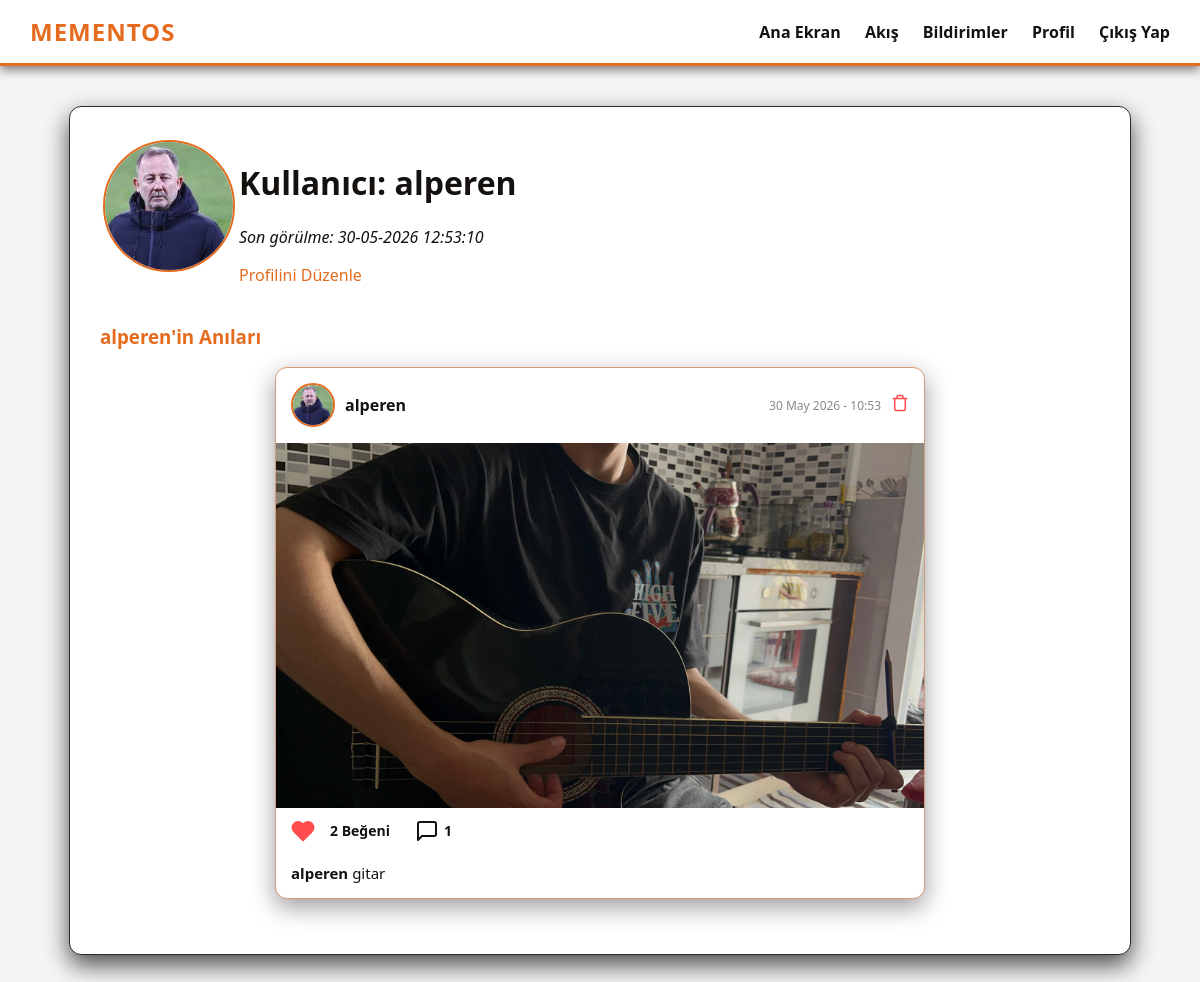
Screenshot of /user/alperen (signed in) with the database file from the repository.
### app/models.py (models this page shows, shortened)
class User(UserMixin, db.Model):
    id: so.Mapped[int] = so.mapped_column(primary_key=True)
    username: so.Mapped[str] = so.mapped_column(sa.String(64), index=True, unique=True)
    email: so.Mapped[str] = so.mapped_column(sa.String(120), index=True, unique=True)
    password_hash: so.Mapped[Optional[str]] = so.mapped_column(sa.String(256))
    about_me: so.Mapped[Optional[str]] = so.mapped_column(sa.String(140))
    last_seen: so.Mapped[Optional[datetime]] = so.mapped_column(default=lambda: datetime.now(timezone.utc))
    profile_pic: so.Mapped[Optional[str]] = so.mapped_column(sa.String(120))
    is_verified: so.Mapped[bool] = so.mapped_column(sa.Boolean, default=False, server_default=sa.text('0'))
    verification_code: so.Mapped[Optional[str]] = so.mapped_column(sa.String(10))
    require_2fa: so.Mapped[bool] = so.mapped_column(sa.Boolean, default=False, server_default=sa.text('0'))
    posts: so.WriteOnlyMapped['Post'] = so.relationship(back_populates='author', cascade='all, delete-orphan')
    comments: so.WriteOnlyMapped['Comment'] = so.relationship(back_populates='author', cascade='all, delete-orphan')
    likes: so.WriteOnlyMapped['Like'] = so.relationship(back_populates='author', cascade='all, delete-orphan')
    notifications: so.WriteOnlyMapped['Notification'] = so.relationship(back_populates='user', cascade='all, delete-orphan')
    followed: so.WriteOnlyMapped['User'] = so.relationship(
        secondary=followers,
        primaryjoin=(followers.c.follower_id == id),
        secondaryjoin=(followers.c.followed_id == id),
        back_populates='followers'
    )
    followers: so.WriteOnlyMapped['User'] = so.relationship(
        secondary=followers,
        primaryjoin=(followers.c.followed_id == id),
        secondaryjoin=(followers.c.follower_id == id),
        back_populates='followed'
    )
    def avatar(self, size):
        if self.profile_pic:
            return f'/static/profile_pics/{self.profile_pic}'
        return f'https://ui-avatars.com/api/?name={self.username}&background=E56B1F&color=fff&size={size}'
    def has_liked_post(self, post):
        query = self.likes.select().where(Like.post_id == post.id)
        return db.session.scalar(query) is not None

class Post(db.Model):
    id: so.Mapped[int] = so.mapped_column(primary_key=True)
    body: so.Mapped[str] = so.mapped_column(sa.String(140))
    image_file: so.Mapped[Optional[str]] = so.mapped_column(sa.String(1000))
    timestamp: so.Mapped[datetime] = so.mapped_column(index=True, default=lambda: datetime.now(timezone.utc))
    user_id: so.Mapped[int] = so.mapped_column(sa.ForeignKey(User.id), index=True)
    comments_enabled: so.Mapped[bool] = so.mapped_column(sa.Boolean, default=True)
    is_global: so.Mapped[bool] = so.mapped_column(sa.Boolean, default=False, server_default=sa.text('0'))
    author: so.Mapped[User] = so.relationship(back_populates='posts')
    comments: so.Mapped[list['Comment']] = so.relationship(back_populates='post', cascade='all, delete-orphan')
    likes: so.Mapped[list['Like']] = so.relationship(back_populates='post', cascade='all, delete-orphan')

### app/main/routes.py (the view)
@bp.route('/user/<username>')
@login_required
def user(username):
    user = db.first_or_404(db.select(User).filter_by(username=username))
    page = request.args.get('page', 1, type=int)
    query = user.posts.select().filter_by(is_global=True).order_by(Post.timestamp.desc())
    posts_pagination = db.paginate(query, page=page, per_page=10, error_out=False)
    comment_form = CommentForm()
    empty_form = EmptyForm()
    return render_template('user.html', user=user, posts_pagination=posts_pagination, comment_form=comment_form, empty_form=empty_form)

### app/main/routes.py (called while the page is built)
@bp.before_request
def before_request():
    if current_user.is_authenticated:
        current_user.last_seen = datetime.now(timezone.utc)
        db.session.commit()

@bp.context_processor
def inject_notifications():
    if current_user.is_authenticated:
        unread_count = db.session.scalar(sa.select(sa.func.count(Notification.id)).where(Notification.user_id == current_user.id, Notification.is_read == False))
        return dict(unread_notifications_count=unread_count or 0)
    return dict(unread_notifications_count=0)

@bp.app_template_filter('local_time')
def local_time_filter(dt, format='%d-%m-%Y %H:%M:%S'):
    if dt is None:
        return ""
    if dt.tzinfo is None:
        dt = dt.replace(tzinfo=timezone.utc)
    local_dt = dt + timedelta(hours=3)
    return local_dt.strftime(format)

### app/models.py (called while the page is built)
@login.user_loader
def load_user(id):
    return db.session.get(User, int(id))

### app/templates/user.html (shortened to what this page needs)
{% extends "base.html" %}
{% block content %}
    <table>
        <tr valign="top">
            <td><img src="{{ user.avatar(128) }}" class="profile-avatar profile-avatar-large" alt="Avatar"></td>
            <td>
                <h1>Kullanıcı: {{ user.username }}</h1>
                {% if user.last_seen %}<p><i>Son görülme: {{ user.last_seen|local_time }}</i></p>{% endif %}
                {% if user == current_user %}
                <p><a href="{{ url_for('main.edit_profile') }}">Profilini Düzenle</a></p>
                {% endif %}
            </td>
        </tr>
    </table>
    <h3 style="color: var(--accent-orange);">{{ user.username }}'in Anıları</h3>
    <div style="max-width: 650px; margin: 0 auto;">
    {% for g_post in posts_pagination.items %}
        <div class="post-card" style="margin-bottom: 25px;">
            <div class="post-header">
                <div class="post-author">
                    <img src="{{ g_post.author.avatar(40) }}" class="profile-avatar profile-avatar-small" alt="Avatar">
                    <span>{{ g_post.author.username }}</span>
                </div>
                <div style="display: flex; align-items: center; gap: 10px;">
                    <span style="font-size: 12px; color: #888;">{{ g_post.timestamp|local_time('%d %B %Y - %H:%M') }}</span>
                    {% if g_post.author == current_user %}
                    <form action="{{ url_for('main.delete_post', post_id=g_post.id) }}" method="post" onsubmit="return confirm('Bu anıyı silmek istediğinize emin misiniz?');" style="margin: 0;">
                        <button type="submit" style="background: none; border: none; cursor: pointer; color: #ff4c4c; padding: 0;" title="Gönderiyi Sil">
                            <svg width="18" height="18" viewBox="0 0 24 24" fill="none" stroke="currentColor" stroke-width="2" stroke-linecap="round" stroke-linejoin="round"><polyline points="3 6 5 6 21 6"></polyline><path d="M19 6v14a2 2 0 0 1-2 2H7a2 2 0 0 1-2-2V6m3 0V4a2 2 0 0 1 2-2h4a2 2 0 0 1 2 2v2"></path></svg>
                        </button>
                    </form>
                    {% endif %}
                </div>
            </div>
            {% if g_post.image_file %}
                {% for img in g_post.image_file.split(',') %}
                    <img src="{{ url_for('static', filename='memory_pics/' + img) }}" class="post-image" alt="Post Image">
                {% endfor %}
            {% endif %}
            <div class="post-actions">
                <form action="{{ url_for('main.like', post_id=g_post.id) }}" method="post" style="margin:0;">
                    <button type="submit" class="action-btn {% if current_user.is_authenticated and current_user.has_liked_post(g_post) %}liked{% endif %}">
                        <svg viewBox="0 0 24 24" fill="none" stroke="currentColor" stroke-width="2" stroke-linecap="round" stroke-linejoin="round">
                            <path d="M20.84 4.61a5.5 5.5 0 0 0-7.78 0L12 5.67l-1.06-1.06a5.5 5.5 0 0 0-7.78 7.78l1.06 1.06L12 21.23l7.78-7.78 1.06-1.06a5.5 5.5 0 0 0 0-7.78z"></path>
                        </svg>
                    </button>
                </form>
                <span style="font-size: 14px; font-weight: bold;">{{ g_post.likes|length }} Beğeni</span>
                <div class="action-btn" onclick="toggleComments({{ g_post.id }})" style="cursor: pointer; margin-left: 10px;">
                    <svg viewBox="0 0 24 24" fill="none" stroke="currentColor" stroke-width="2" stroke-linecap="round" stroke-linejoin="round">
                        <path d="M21 15a2 2 0 0 1-2 2H7l-4 4V5a2 2 0 0 1 2-2h14a2 2 0 0 1 2 2z"></path>
                    </svg>
                    <span style="font-size: 14px; font-weight: bold;">{{ g_post.comments|length }}</span>
                </div>
            </div>
            <p class="post-body-text"><strong>{{ g_post.author.username }}</strong> {{ g_post.body }}</p>
        </div>
    {% else %}
        <p style="text-align: center; color: #666;">Bu kullanıcı henüz hiç anı paylaşmamış.</p>
    {% endfor %}
    </div>
{% endblock %}

### app/templates/base.html (shortened to what this page needs)
<!DOCTYPE html>
<html lang="tr">
<head>
    <link rel="stylesheet" href="{{ url_for('static', filename='css/style.css') }}">
</head>
<body>
    <nav class="navbar">
        <a class="navbar-brand" href="#" onclick="openTour(); return false;" title="Tanıtım Turunu Aç">MementOS</a>
        <div class="navbar-links">
            <a href="{{ url_for('main.index') }}">Ana Ekran</a>
            {% if current_user.is_anonymous %}
                <a href="{{ url_for('auth.login') }}">Giriş Yap</a>
                <a href="{{ url_for('auth.register') }}">Kayıt Ol</a>
            {% else %}
                <a href="{{ url_for('main.feed') }}">Akış</a>
                <a href="{{ url_for('main.notifications') }}" style="position: relative;">
                    Bildirimler
                </a>
                <a href="{{ url_for('main.user', username=current_user.username) }}">Profil</a>
                <a href="{{ url_for('auth.logout') }}">Çıkış Yap</a>
            {% endif %}
        </div>
    </nav>
    <div class="container">
        {% block content %}{% endblock %}
    </div>
</body>
</html>

### app/static/css/style.css (style rules this page uses)
:root { --bg-dark: #F5F5F5; --box-bg: #FFFFFF; --text-main: #14110F; --accent-orange: #E56B1F; --accent-brown: #D49A73; --input-bg: #EEEEEE; --window-header: #E0E0E0; --window-header-text: #333; --masonry-bg: rgba(255, 255, 255, 0.85); --window-bg: rgba(255, 255, 255, 0.85); }
body { background-color: var(--bg-dark); color: var(--text-main); font-family: 'Segoe UI', Tahoma, Geneva, Verdana, sans-serif; margin: 0; padding: 0; }
.navbar { background-color: var(--box-bg); padding: 15px 30px; display: flex; justify-content: space-between; align-items: center; border-bottom: 3px solid var(--accent-orange); box-shadow: 0 4px 10px rgba(0,0,0,0.5); }
.navbar-brand { font-size: 1.5em; font-weight: 900; color: var(--accent-orange); text-decoration: none; letter-spacing: 1px; text-transform: uppercase; }
.navbar-links a { color: var(--text-main); text-decoration: none; margin-left: 20px; font-weight: bold; transition: color 0.3s ease; }
.container { max-width: 1000px; margin: 40px auto; padding: 30px; background-color: var(--box-bg); border-radius: 12px; box-shadow: 0 10px 25px rgba(0,0,0,0.7); border: 1px solid #312822; }
a { color: var(--accent-orange); text-decoration: none; }
.profile-avatar { object-fit: cover; border-radius: 50%; border: 2px solid var(--accent-orange); background-color: var(--box-bg); }
.profile-avatar-large { width: 128px; height: 128px; }
.profile-avatar-small { width: 40px; height: 40px; }
.post-card { background: var(--box-bg); border: 1px solid var(--accent-brown); border-radius: 12px; margin-bottom: 25px; box-shadow: 0 8px 24px rgba(0,0,0,0.4); overflow: hidden; }
.post-header { display: flex; justify-content: space-between; align-items: center; padding: 15px; }
.post-author { font-weight: bold; color: var(--text-main); display: flex; align-items: center; gap: 10px; }
.post-author img { width: 40px; height: 40px; border-radius: 50%; object-fit: cover; border: 2px solid var(--accent-orange); }
.post-image { width: 100%; max-height: 500px; object-fit: cover; display: block; border-top: 1px solid rgba(255,255,255,0.05); border-bottom: 1px solid rgba(255,255,255,0.05); }
.post-body-text { padding: 0 15px; margin-top: 10px; font-size: 15px; }
.post-actions { display: flex; gap: 15px; padding: 10px 15px; align-items: center; }
.action-btn { background: none; border: none; cursor: pointer; display: flex; align-items: center; gap: 5px; font-size: 16px; color: var(--text-main); transition: transform 0.2s; padding: 0; }
.action-btn svg { width: 24px; height: 24px; }
.action-btn.liked svg { fill: #ff4c4c; stroke: #ff4c4c; animation: heartBurst 0.3s cubic-bezier(0.175, 0.885, 0.32, 1.275); }

### rows the page displays
User: avatar (picture), username "alperen", last_seen|local_time "30-05-2026 12:53:10"
Post: author.avatar (picture), author.username "alperen", timestamp|local_time "30 May 2026 - 10:53", image_file (picture), likes|length "2", comments|length "1", body "gitar"
